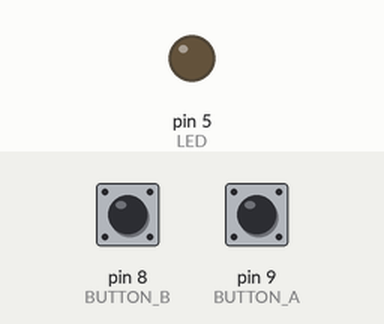
Recording of a sketch running on a simulated Arduino Uno, built with avr-gcc and run on an emulated ATmega328P. On the bench: output pins drawn as LEDs (lit = HIGH). Inputs (shaded band) come from the test bench; at power-on: pin 9 (BUTTON_A) HIGH, pin 8 (BUTTON_B) HIGH.

Above: at 1.2 s.
1.3 s: pin 9 (BUTTON_A) pulled LOW for 0.15 s
At 1.9 s:
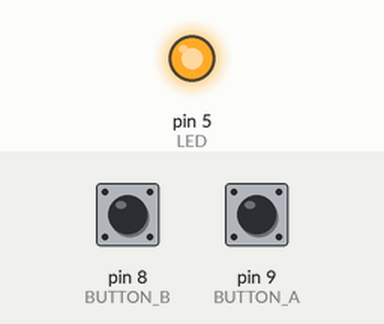
2.9 s: pin 8 (BUTTON_B) pulled LOW for 0.15 s
At 4.1 s:
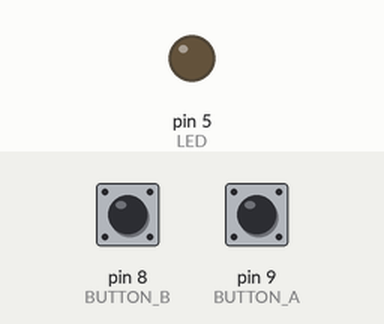
4.5 s: pin 9 (BUTTON_A) pulled LOW for 1 s
At 5.5 s:
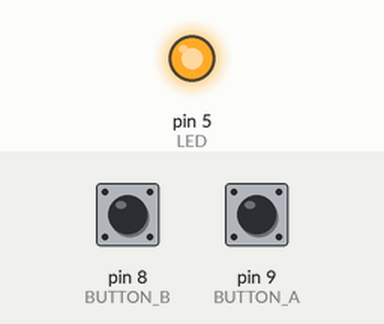
7.0 s: pin 8 (BUTTON_B) driven LOW and pin 9 (BUTTON_A) driven LOW
At 7.7 s:
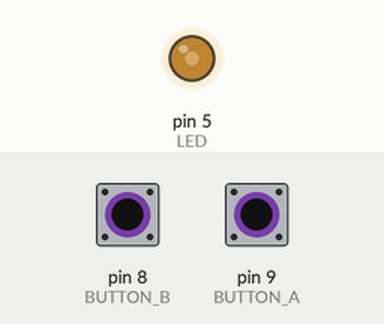
8.5 s: pin 8 (BUTTON_B) driven HIGH
At 9.6 s:
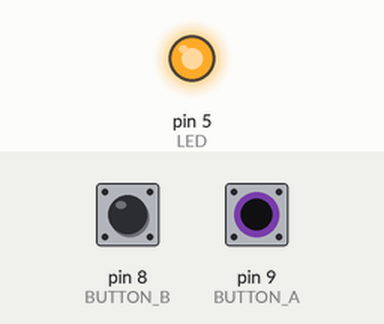
Timing chart, 0 to 11.0 s (numbered marks = the images above; inputs shaded):
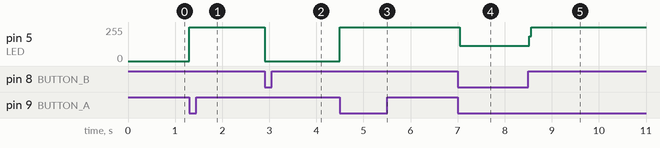

The sketch:

Buttons.ino
```cpp
#define LED 5
#define BUTTON_A 9  // left button
#define BUTTON_B 8  // right button

void setup() {

  pinMode(LED, OUTPUT);

  /* By setting the pin to INPUT_PULLUP, when the button is NOT pressed, the pin
   * is held at a known and stable HIGH state. When the button is pressed, it
   * connects the pin to ground (LOW): that can be detected as a button press.*/
  pinMode(BUTTON_A, INPUT_PULLUP);
  pinMode(BUTTON_B, INPUT_PULLUP);
}

void loop() {

  if (digitalRead(BUTTON_A) == LOW) {
    // switch on the led if the A button if pressed
    digitalWrite(LED, HIGH);
  }

  if (digitalRead(BUTTON_B) == LOW) {
    // switch on the led if the B button if pressed
    digitalWrite(LED, LOW);
  }
}
```

Measured:
- after the input at 1.3 s, pin 5 (LED): 0/255 → 255/255 at once
- after the input at 2.9 s, pin 5 (LED): 255/255 → 0/255 at once
- after the input at 4.5 s, pin 5 (LED): 0/255 → 255/255 at once
- after the input at 7.0 s, pin 5 (LED): 255/255 → 113/255 at once
- after the input at 8.5 s, pin 5 (LED): 113/255 → 255/255 at once
